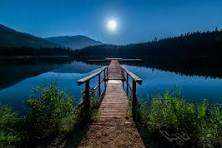
#> input picture collage/images/download.jpg, 222 x 148 px, found by its file name; its folder holds 4 pictures in this run
$ python main.py
#> lines starting #> are read from the running program, lines starting #| are printed output that depends on the picture
#> the answer given: 3
#> the answer given: 3
#> the answer given: 100
#> the answer given: 100
#> the answer given: 100
import os
import cv2
import numpy as np

def pick_images(folder_path, n_images, target_size, border_size):
#> called with folder_path = 'assignment_01\\images', n_images = 9, target_size = (100, 100), border_size = 100
    files = os.listdir(folder_path)
    image_files = [file for file in files if file.lower().endswith((".jpeg", ".jpg", ".png", ".gif", ".bmp", ".tiff"))]
    image_files = image_files[:n_images]

    resized_images = []
    for image_file in image_files:
        file_path = os.path.join(folder_path, image_file)
        image = cv2.imread(file_path)
#> image is the input picture: shape (148, 222, 3); mean B, G, R 83.9, 65.9, 29.5
        resized_image = cv2.resize(image, target_size)
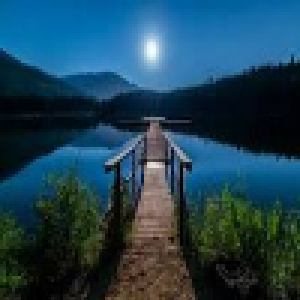
#> resized_image: shape (100, 100, 3) (shown 3 times larger); mean B, G, R 83.8, 65.8, 29.4
        resized_image = cv2.copyMakeBorder(resized_image, border_size, border_size, border_size, border_size, cv2.BORDER_CONSTANT, value=[255, 255, 255])
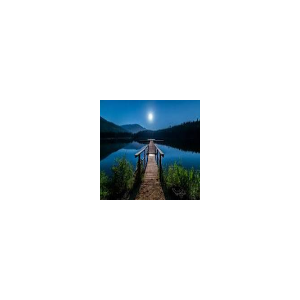
#> resized_image: shape (300, 300, 3); mean B, G, R 236, 234, 229.9
        resized_images.append(resized_image)
#> pass 2 of the loop in pick_images, `for image_file in image_files:`:
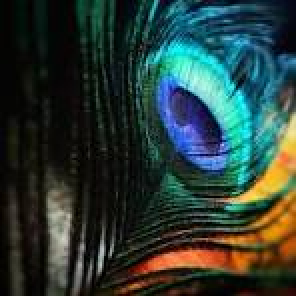
#> input picture collage/images/download_1.jpg, 148 x 148 px, found by its file name (shown 2 times larger)
#> in pick_images, image is the input picture: shape (148, 148, 3); mean B, G, R 54.1, 59.7, 42.6
#> in pick_images, `resized_image = cv2.resize(image, target_size)`:
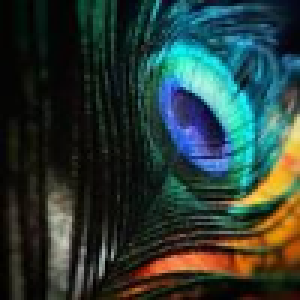
#> resized_image: shape (100, 100, 3) (shown 3 times larger); mean B, G, R 54, 59.6, 42.5
#> in pick_images, `resized_image = cv2.copyMakeBorder(resized_image, border_size, border_..`:
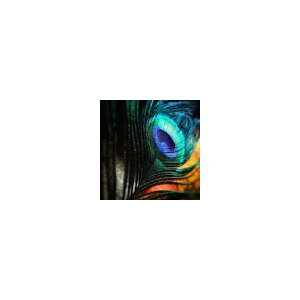
#> resized_image: shape (300, 300, 3); mean B, G, R 232.7, 233.3, 231.4
#> pass 3 of the loop in pick_images, `for image_file in image_files:`:
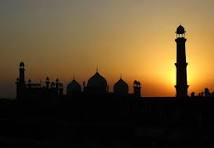
#> input picture collage/images/download_2.jpg, 214 x 148 px, found by its file name
#> in pick_images, image is the input picture: shape (148, 214, 3); mean B, G, R 44.2, 73.7, 92.9
#> in pick_images, `resized_image = cv2.resize(image, target_size)`:
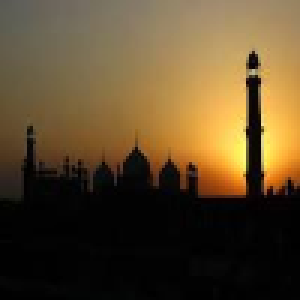
#> resized_image: shape (100, 100, 3) (shown 3 times larger); mean B, G, R 44.1, 73.6, 92.8
#> in pick_images, `resized_image = cv2.copyMakeBorder(resized_image, border_size, border_..`:
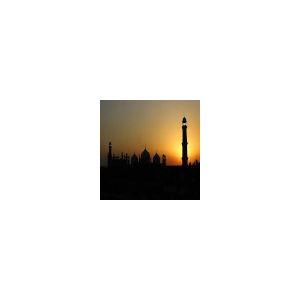
#> resized_image: shape (300, 300, 3); mean B, G, R 231.6, 234.8, 237
#> the loop made 4 passes; the first 3 are shown

    return np.array(resized_images)

def create_collage(images, rows):
    collage_rows = np.array_split(images, rows)

    if rows > 1:
#> (the run stopped early here; a loop or call above may not have finished)
